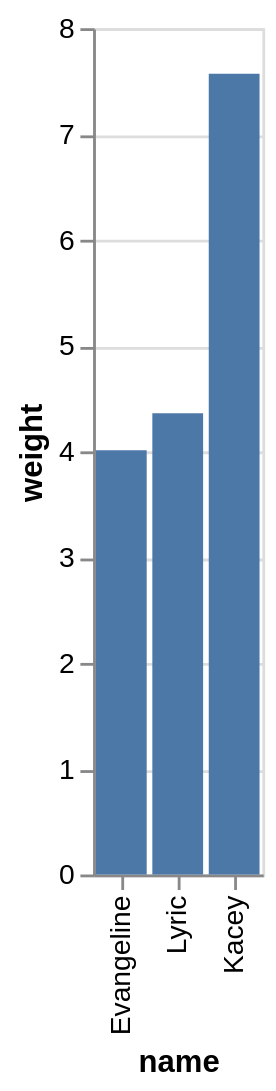

Vega-Lite specification for this chart:
### Vega-Lite specification from a JSON file in a GitHub repository (floating-point values rounded to 4 significant figures)
{"data": {"values": [{"x_data": "Evangeline", "y_data": 4.01}, {"x_data": "Lyric", "y_data": 4.36}, {"x_data": "Kacey", "y_data": 7.57}]}, "mark": "bar", "encoding": {"x": {"field": "x_data", "type": "nominal", "title": "name", "sort": {"op": "sum", "field": "y_data", "order": "ascending"}}, "y": {"field": "y_data", "type": "quantitative", "title": "weight"}}}
